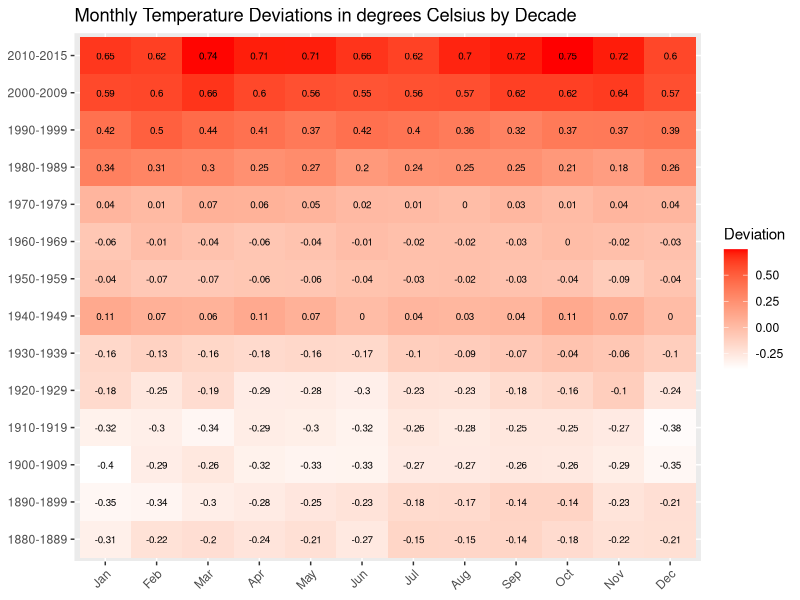
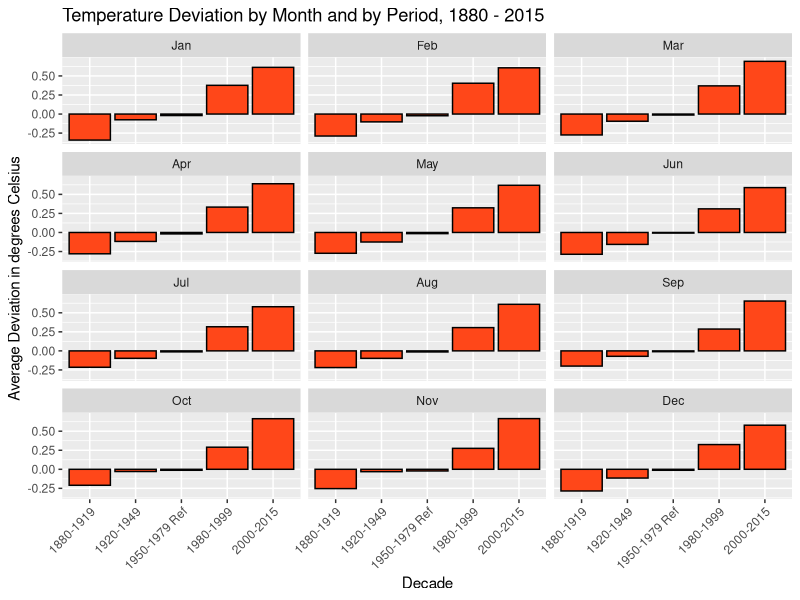

Recreate these plots in R, in order.
## ---- chunk 1
# Prepare the data
raw = read.csv("./data/ExcelFormattedGISTEMPDataCSV.csv", na.strings = "****")
#keep data for months only
years = raw[,1:13]
years$Decade = rep(NA, nrow(years))

#add decades
years$Decade = rep(NA, nrow(years))
years[1:10,]$Decade = rep("1880-1889", 10)
years[1:10,]$Year = c(1:10)

years[11:20,]$Decade = rep("1890-1899", 10)
years[11:20,]$Year = c(1:10)

years[21:30,]$Decade = rep("1900-1909", 10)
years[21:30,]$Year = c(1:10)

years[31:40,]$Decade = rep("1910-1919", 10)
years[31:40,]$Year = c(1:10)

years[41:50,]$Decade = rep("1920-1929", 10)
years[41:50,]$Year = c(1:10)

years[51:60,]$Decade = rep("1930-1939", 10)
years[51:60,]$Year = c(1:10)

years[61:70,]$Decade = rep("1940-1949", 10)
years[61:70,]$Year = c(1:10)

years[71:80,]$Decade = rep("1950-1959", 10)
years[71:80,]$Year = c(1:10)

years[81:90,]$Decade = rep("1960-1969", 10)
years[81:90,]$Year = c(1:10)

years[91:100,]$Decade = rep("1970-1979", 10)
years[91:100,]$Year = c(1:10)

years[101:110,]$Decade = rep("1980-1989", 10)
years[101:110,]$Year = c(1:10)

years[111:120,]$Decade = rep("1990-1999", 10)
years[111:120,]$Year = c(1:10)

years[121:130,]$Decade = rep("2000-2009", 10)
years[121:130,]$Year = c(1:10)

years[131:136,]$Decade = rep("2010-2015", 6)
years[131:136,]$Year = c(1:6)

library(reshape2)

years$Decade = as.factor(years$Decade)
years$Year = as.factor(years$Year)

molten = melt(years, id=c("Decade", "Year"))
colnames(molten) = c("Decade", "Year", "Month", "Dev")
molten$Dev = as.numeric(molten$Dev)
molten = molten[!is.na(molten$Dev),]

decs = molten
decs$Year = NULL

decs.avg = tapply(decs$Dev, list(decs$Decade, decs$Month), mean)
df.decs.avg = as.data.frame(decs.avg)

#Make a Period column
df.decs.avg$Decade = unlist(rownames(df.decs.avg))
rownames(df.decs.avg) = NULL

molten2 = melt(df.decs.avg, id=c("Decade"))
colnames(molten2) = c("Decade", "Month", "Avg.Dev")

#sanity check of average deviation to see if calculations are correct
#for January 1880-1889
mean(years[1:10,]$Jan)#=-30.7
head(molten2)[1,]$Avg.Dev #=-30.7 OK
## ---- chunk 2
library(ggplot2)
molten2$Month = factor(molten2$Month, ordered=TRUE, levels=c("Jan", "Feb", "Mar", "Apr", "May", "Jun",
                                                             "Jul", "Aug", "Sep", "Oct", "Nov", "Dec"))

ggplot(molten2, aes(x = Month, y = Decade))+
  geom_tile(aes(fill = Avg.Dev/100)) +
  scale_fill_gradient(name="Deviation", low="white", high="red") + 
  geom_text(aes(fill = molten2$Avg.Dev/100, label = round(molten2$Avg.Dev/100, 2)), size=2.5) +
  theme(axis.text.x = element_text(angle = 45, hjust = 1), 
        axis.title.x = element_blank(),
        axis.title.y = element_blank()) +
  ggtitle("Monthly Temperature Deviations in degrees Celsius by Decade")
#ggsave(file="heatmap_with_values_v4.png", width=10, height=10)
## ---- chunk 3
months = raw[,1:13]
months$period = rep(NA, nrow(months))

#set period 1 1880-1919
months[1:40,]$period = rep("1880-1919", 40)

#set period 2 1920-1949
months[41:70,]$period = rep("1920-1949", 30)

#set period 3 - Reference period 1950-1979
months[71:100,]$period = rep("1950-1979 Ref", 30)

#set period 4 1980-1999
months[101:120,]$period = rep("1980-1999", 20)

#set period 5 2000 - 2015
months[121:136,]$period = rep("2000-2015", 16)

months$period = as.factor(months$period)


library(reshape2)

molten3 = melt(months, id=c("Year", "period"))
colnames(molten3) = c("Year", "Period", "Month", "Dev")
molten3$Dev = as.numeric(molten3$Dev)
molten3 = molten3[!is.na(molten3$Dev),]

periods = molten3[,2:4]

periods.avg = tapply(periods$Dev, list(periods$Period, periods$Month), mean)
df.periods.avg = as.data.frame(periods.avg)

#Make a Period column
df.periods.avg$Period = unlist(rownames(df.periods.avg))
rownames(df.periods.avg) = NULL

molten4 = melt(df.periods.avg, id=c("Period"))
colnames(molten4) = c("Period", "Month", "Avg.Dev")

suppressWarnings(print(
ggplot(molten4, aes(x=Period, y=Avg.Dev/100)) +
  geom_bar(stat="identity", color="black", fill="#FF4719") +
  facet_wrap(~ Month, ncol = 3) +
  theme(axis.text.x = element_text(angle = 45, hjust = 1)) +
  xlab("Decade")+
  ylab("Average Deviation in degrees Celsius")+
  ggtitle("Temperature Deviation by Month and by Period, 1880 - 2015")
))
#ggsave(file="barplot_v4.png", width=7, height=7)

